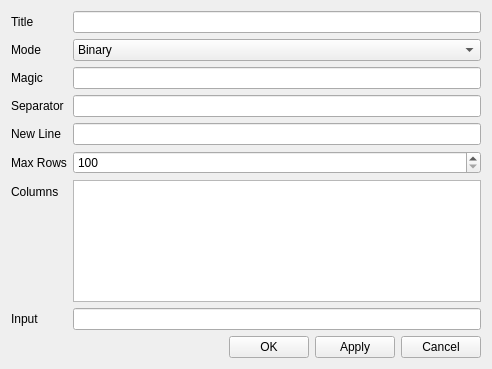
<?xml version="1.0" encoding="UTF-8"?>
<ui version="4.0">
 <class>SettingsDialog</class>
 <widget class="MdiChild" name="SettingsDialog">
  <property name="geometry">
   <rect>
    <x>0</x>
    <y>0</y>
    <width>492</width>
    <height>369</height>
   </rect>
  </property>
  <property name="windowTitle">
   <string>Form</string>
  </property>
  <layout class="QVBoxLayout" name="verticalLayout">
   <item>
    <layout class="QFormLayout" name="formLayout">
     <item row="0" column="0">
      <widget class="QLabel" name="label_3">
       <property name="text">
        <string>Title</string>
       </property>
      </widget>
     </item>
     <item row="0" column="1">
      <widget class="QLineEdit" name="titleEdit"/>
     </item>
     <item row="1" column="0">
      <widget class="QLabel" name="label">
       <property name="text">
        <string>Mode</string>
       </property>
      </widget>
     </item>
     <item row="1" column="1">
      <widget class="QComboBox" name="mode">
       <item>
        <property name="text">
         <string>Binary</string>
        </property>
       </item>
       <item>
        <property name="text">
         <string>Text</string>
        </property>
       </item>
      </widget>
     </item>
     <item row="3" column="0">
      <widget class="QLabel" name="label_2">
       <property name="text">
        <string>Separator</string>
       </property>
      </widget>
     </item>
     <item row="3" column="1">
      <widget class="QLineEdit" name="separator"/>
     </item>
     <item row="4" column="0">
      <widget class="QLabel" name="label_4">
       <property name="text">
        <string>New Line</string>
       </property>
      </widget>
     </item>
     <item row="4" column="1">
      <widget class="QLineEdit" name="newLine"/>
     </item>
     <item row="6" column="1">
      <widget class="QTableView" name="columns"/>
     </item>
     <item row="6" column="0">
      <widget class="QLabel" name="label_5">
       <property name="text">
        <string>Columns</string>
       </property>
      </widget>
     </item>
     <item row="7" column="1">
      <widget class="QLineEdit" name="input"/>
     </item>
     <item row="7" column="0">
      <widget class="QLabel" name="label_6">
       <property name="text">
        <string>Input</string>
       </property>
      </widget>
     </item>
     <item row="2" column="0">
      <widget class="QLabel" name="label_7">
       <property name="text">
        <string>Magic</string>
       </property>
      </widget>
     </item>
     <item row="2" column="1">
      <widget class="QLineEdit" name="magic"/>
     </item>
     <item row="5" column="0">
      <widget class="QLabel" name="label_8">
       <property name="text">
        <string>Max Rows</string>
       </property>
      </widget>
     </item>
     <item row="5" column="1">
      <widget class="QSpinBox" name="maxRows">
       <property name="minimum">
        <number>100</number>
       </property>
       <property name="maximum">
        <number>4000000</number>
       </property>
      </widget>
     </item>
    </layout>
   </item>
   <item>
    <spacer name="verticalSpacer">
     <property name="orientation">
      <enum>Qt::Orientation::Vertical</enum>
     </property>
     <property name="sizeHint" stdset="0">
      <size>
       <width>20</width>
       <height>40</height>
      </size>
     </property>
    </spacer>
   </item>
   <item>
    <layout class="QHBoxLayout" name="horizontalLayout">
     <item>
      <spacer name="horizontalSpacer">
       <property name="orientation">
        <enum>Qt::Orientation::Horizontal</enum>
       </property>
       <property name="sizeHint" stdset="0">
        <size>
         <width>40</width>
         <height>20</height>
        </size>
       </property>
      </spacer>
     </item>
     <item>
      <widget class="QPushButton" name="okButton">
       <property name="text">
        <string>OK</string>
       </property>
      </widget>
     </item>
     <item>
      <widget class="QPushButton" name="applyButton">
       <property name="text">
        <string>Apply</string>
       </property>
      </widget>
     </item>
     <item>
      <widget class="QPushButton" name="cancelButton">
       <property name="text">
        <string>Cancel</string>
       </property>
      </widget>
     </item>
    </layout>
   </item>
  </layout>
 </widget>
 <customwidgets>
  <customwidget>
   <class>MdiChild</class>
   <extends>QWidget</extends>
   <header>../api/api.h</header>
   <container>1</container>
  </customwidget>
 </customwidgets>
 <resources/>
 <connections/>
</ui>
